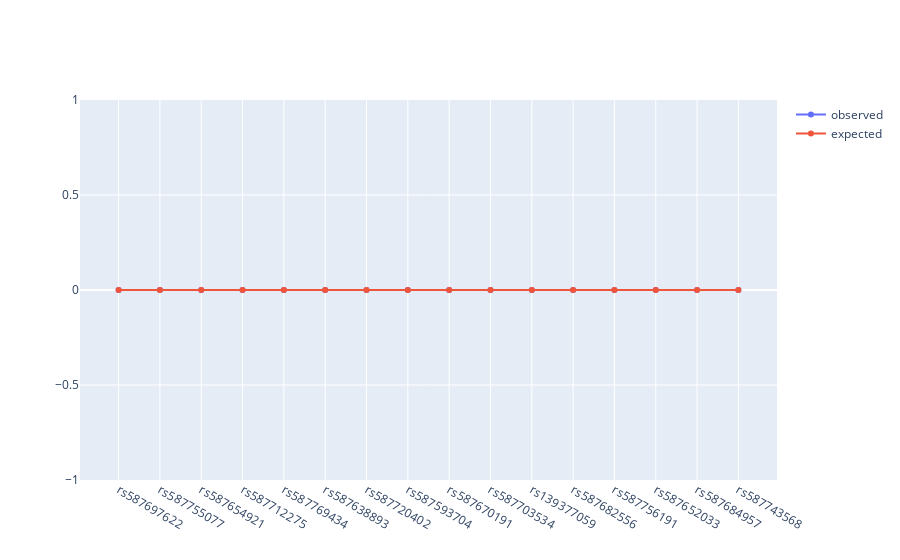

The cell this chart's notebook holds for it:
### Code cell
#https://plotly.com/python/bar-charts/

import plotly.graph_objects as go

fig = go.Figure(data = [
    go.Scatter(name = 'observed', x = df['ID'], y = df['observed']),
    go.Scatter(name = 'expected', x = df['ID'], y = df['Expected'])
])

fig.show()

### Figure 1 — Plotly figure (JSON) as saved in the notebook; plotly's stock layout.template omitted (floating-point values rounded to 4 significant figures)
{"data": [{"name": "observed", "type": "scatter", "x": ["rs587697622", "rs587755077", "rs587654921", "rs587712275", "rs587769434", "rs587638893", "rs587720402", "rs587593704", "rs587670191", "rs587703534", "rs139377059", "rs587682556", "rs587756191", "rs587652033", "rs587684957", "rs587743568"], "y": [0, 0, 0, 0, 0, 0, 0, 0, 0, 0, 0, 0, 0, 0, 0, 0]}, {"name": "expected", "type": "scatter", "x": ["rs587697622", "rs587755077", "rs587654921", "rs587712275", "rs587769434", "rs587638893", "rs587720402", "rs587593704", "rs587670191", "rs587703534", "rs139377059", "rs587682556", "rs587756191", "rs587652033", "rs587684957", "rs587743568"], "y": [0, 0, 0, 0, 0, 0, 0, 0, 0, 0, 0, 0, 0, 0, 0, 0]}], "layout": {}}
